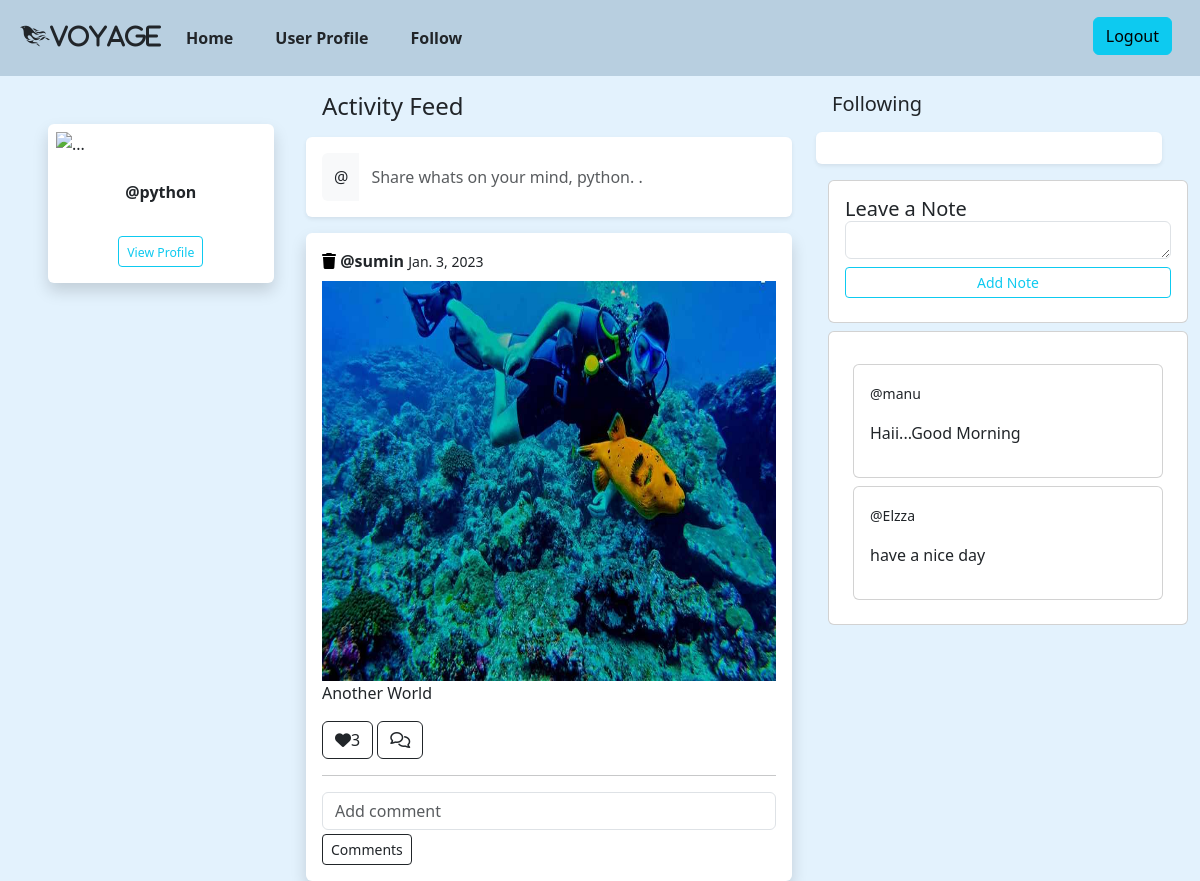
Screenshot of /web/index/ (signed in) with the database file from the repository.
### api/models.py (models this page shows, shortened)
class Posts(models.Model):
    title=models.CharField(max_length=250)
    image=models.ImageField(upload_to="images",null=True)
    user=models.ForeignKey(User,on_delete=models.CASCADE)
    created_date=models.DateField(auto_now_add=True)
    like=models.ManyToManyField(User,related_name="likes")
    @property
    def posts_comments(self):
        return self.comments_set.all()
    @property
    def likes(self):
        qs=self.like.all().count()
        return qs

class Notes(models.Model):
    user = models.ForeignKey(User, on_delete=models.CASCADE)
    note = models.CharField(max_length=100)
    data = models.DateTimeField(auto_now_add=True)

### web/views.py (the view, shortened to what this page needs)
# urls.py: path('index/',IndexView.as_view(),name="index" ),
@method_decorator(decs,name="dispatch")
class IndexView(CreateView,ListView):
    template_name="index.html"
    form_class=PostForm
    success_url=reverse_lazy("index")
    model=Posts
    context_object_name="posts"
    def get_queryset(self):
        return Posts.objects.all()
    def get_context_data(self, **kwargs):
        context = super().get_context_data(**kwargs)
        context["followings"] = Friends.objects.filter(follower=self.request.user)
        context["posts"] = Posts.objects.all().order_by('-created_date')
        context["notes"] = Notes.objects.all()
        return context

### web/forms.py
class PostForm(forms.ModelForm):
    class Meta:
        model=Posts
        fields=["title","image"]
        widgets={
            "title":forms.TextInput(attrs={"class":"form-control"}),
            "image":forms.FileInput(attrs={"class":"form-select"}),
        }

### web/views.py (called while the page is built)
def signin_required(fn):
    def wrapper(request,*args,**kw):
        if not request.user.is_authenticated:
            messages.error(request,"invalid session")
            return redirect("signin")
        else:
            return fn(request,*args,**kw)
    return wrapper

### web/templates/index.html (shortened to what this page needs)
{%extends 'base.html'%}
{%block body_block%}
<!DOCTYPE html>
<html lang="en">
<head>
    <link href="https://cdn.jsdelivr.net/npm/bootstrap@5.3.0-alpha1/dist/css/bootstrap.min.css" rel="stylesheet"
>
    <link rel="stylesheet" href="https://cdnjs.cloudflare.com/ajax/libs/font-awesome/6.2.1/css/all.min.css"
 />
</head>
<body>
    <div class="row">
        <div class="col-3">
            <div class="card mt-5 ms-5 border-0 shadow " style="width: 80%; ">
                <img src="{{request.user.profile.proimage.url}}"
                    width="70%" class="card-img-top p-2 rounded" alt="...">
                <div class="card-body text-center">
                    <p class="card-text" style="margin: 0;"><strong>@{{request.user}}</strong></p>
                    <br>
                    <a href="{% url 'profile' %}" class="btn btn-outline-info btn-sm mt-2"><small>View
                            Profile</small></a>
                </div>
            </div>
        </div>
        <div class="col-5">
            <h4 class="m-3">Activity Feed</h2>
                <div class="card border-0 shadow-sm">
                    <div class="card-body">
                        <div class="input-group" style="width: 100%; height: 3em;">
                            <span class="input-group-text border-0 " data-bs-toggle="modal"
                                data-bs-target="#exampleModal" id="basic-addon1">@</span>
                            <input type="text" class="form-control border-0"
                                placeholder="Share whats on your mind, {{request.user}}. ." aria-label="Username"
                                aria-describedby="basic-addon1" data-bs-toggle="modal" data-bs-target="#exampleModal">
                        </div>
                    </div>
                </div>
                {%for p in posts%}
                <div class="card mt-3 border-0 shadow">
                    <div class="card-body">
                        <a href="{%url 'post-delete' p.id%}"><i class="fa-sharp fa-solid fa-trash" style="color: black;"></i></a>
                        <p class="text-right fw-bold" style="display: inline;">@{{p.user}}</p>
                        <small>{{p.created_date}}</small>
                        <img src="{{p.image.url}}" class="mt-2" alt="" width="100%" height="400">
                        <p>{{p.title}}</p>
                        <a href="{% url 'add-like' p.id %}" class="btn btn-outline-dark"><i
                                class="fa-solid fa-heart"></i>{{p.likes}}</a>
                        <button type="button" class="btn btn-outline-dark  collapsed"
                        data-bs-toggle="collapse" data-bs-target="#flush-collapse{{p.id}}" aria-expanded="false"
                        aria-controls="flush-collapseOne"><i class="fa-regular fa-comments"></i></button>
                    <hr>
                    <form action="{%url 'add-comment' p.id%}" method="post">
                        <input type="text" class="form-control" name="comment" required placeholder="Add comment">
                        <button type="submit" class="btn btn-outline-dark btn-sm mt-1">Comments</button>
                    </form>
                    </div>
                </div>
                {%endfor%}
        </div>
        <div class="col-4">
            <link href="https://cdn.jsdelivr.net/npm/bootstrap@5.3.0-alpha1/dist/css/bootstrap.min.css" rel="stylesheet"
 />
            <div class="following">
                <h5 class="m-3">Following</h5>
                <div class="card parent border-0 shadow-sm" style="width: 90%;">
                </div>
                                    <div class="container my-3">
                                        <div class="card">
                                            <div class="card-body">
                                                <h5 class="card-title">
                                                    Leave a Note
                                                <form action="{% url 'add-note' request.user.id %}" method="post">
                                                    <div class="form-group mb-2">
                                                        <textarea class="form-control" id="id_note" name="note" rows="1"></textarea>
                                                    </div>
                                                    <button  class="btn btn-outline-info btn-sm form-control">Add Note</a>
                                                </form>
                                    </div>
                                </div>
                                <div class="mt-2 card p-4">
                                    {% for i in notes %}
                                    <div class="card mt-2">
                                        <div class="card-body">
                                            <p><small>@{{i.user}}</small></p>
                                            <p>{{i.note}}</p>
                                        </div>
                                    </div>
                                    {% endfor %}
                                </div>
                        </div>
                    </div>
            </div>
        </div>
</body>
</html>
{%endblock%} -->

### web/templates/index.html (style rules this page uses)
.parent { display: grid; grid-gap: 5px; grid-column-gap: 0px; grid-template-columns: 1fr 1fr 1fr 1fr; grid-row-gap: 5px; grid-column-gap: 5px; padding: 1em; }

### rows the page displays
Posts: user "sumin", created_date "Jan. 3, 2023", image (picture), title "Another World", likes "3"
Notes: user "manu", note "Haii...Good Morning"
Notes: user "Elzza", note "have a nice day"

### other values shown
{{ request.user }} "python"
